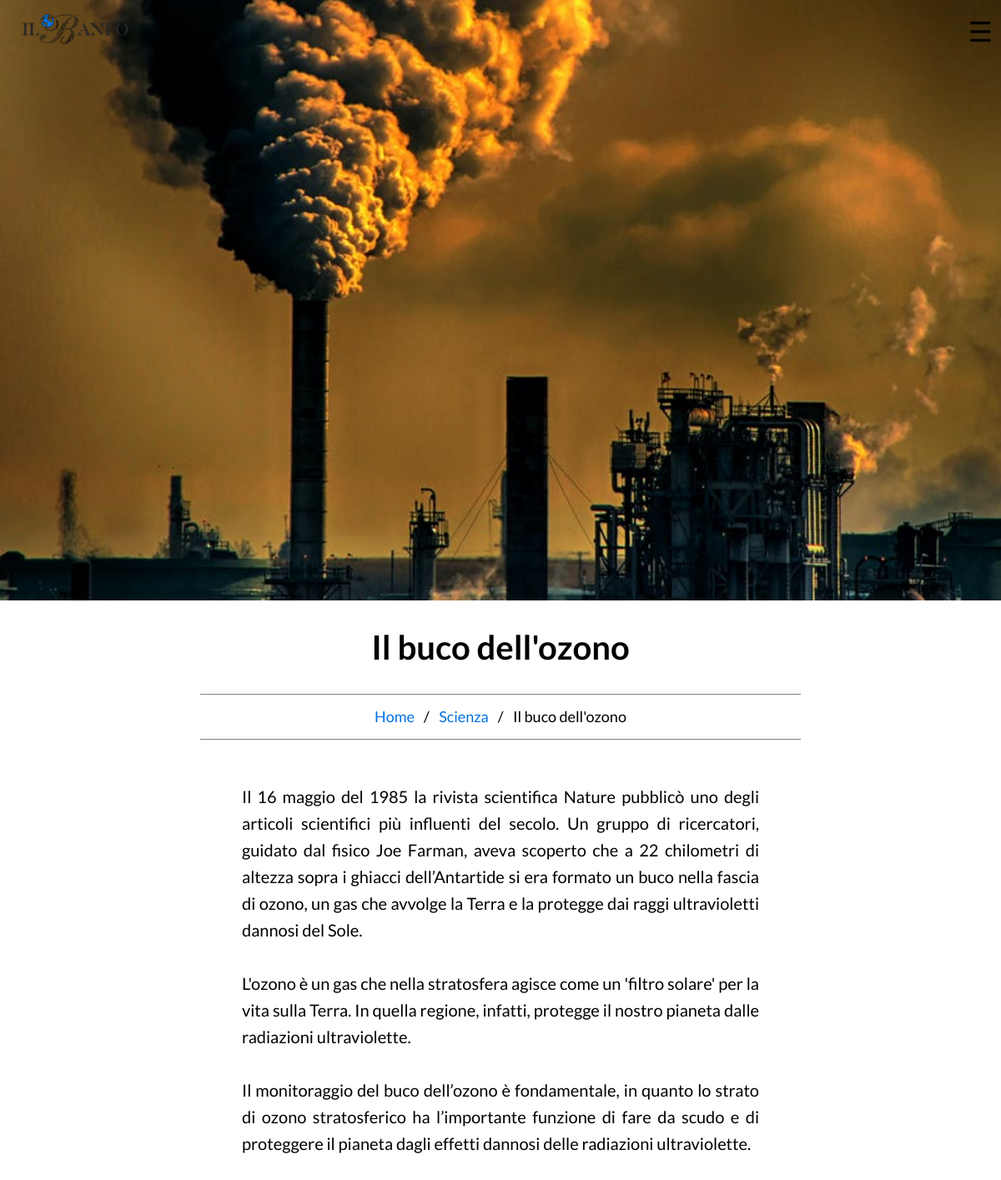
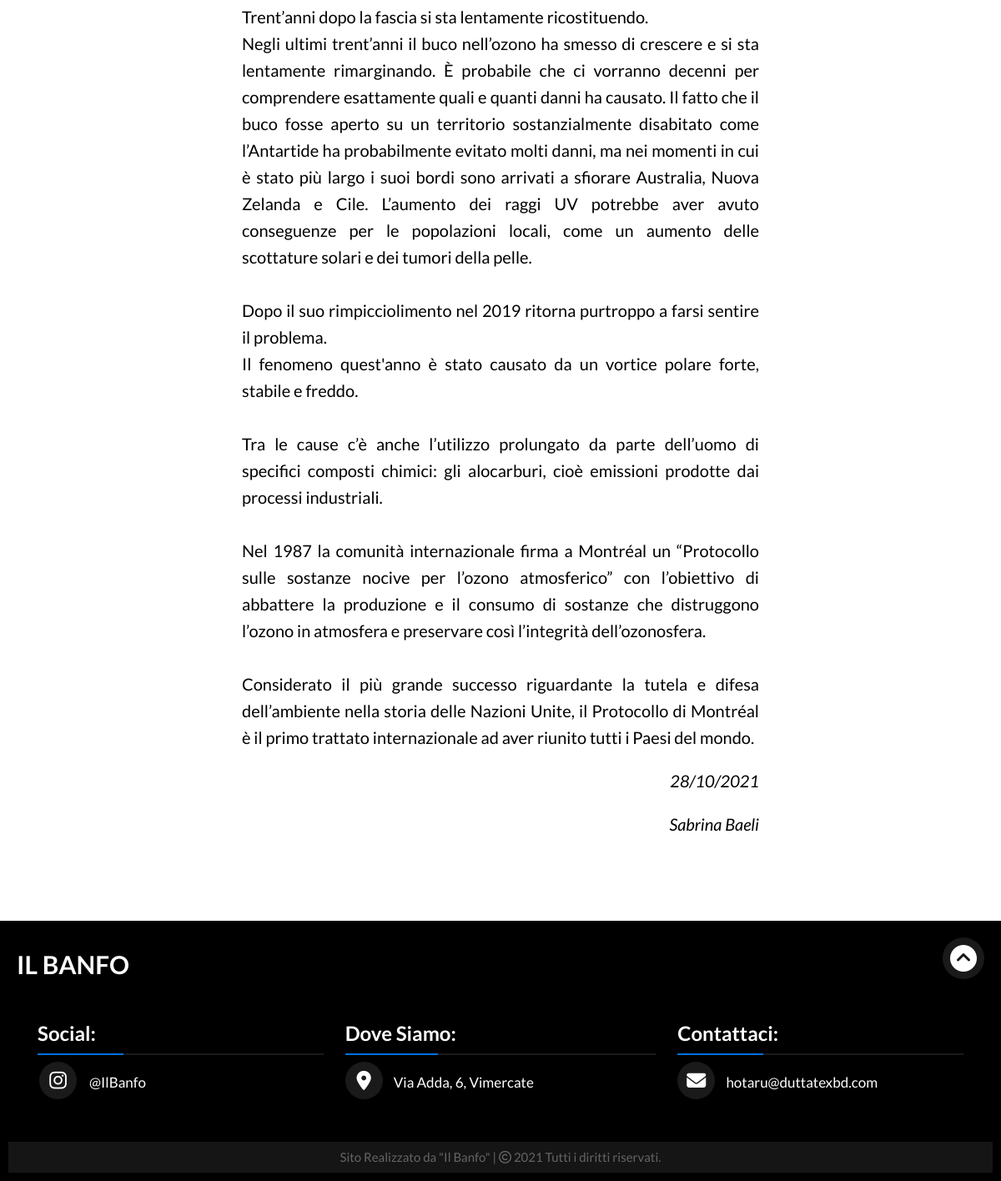
The page /pagine/articolo.php?articolo=59 on the database its author committed (2 pictures, top to bottom).
### tables this page shows
CREATE TABLE `articoli` (
  `codice_articolo` int(11) NOT NULL,
  `data` date NOT NULL,
  `autore` int(11) NOT NULL,
  `autore2` int(11) DEFAULT NULL,
  `argomento` varchar(50) NOT NULL
);

CREATE TABLE `redazione` (
  `codice` int(11) NOT NULL,
  `nome` varchar(50) NOT NULL,
  `cognome` varchar(50) NOT NULL,
  `classe` varchar(50) NOT NULL,
  `professione` varchar(50) NOT NULL,
  `attivo` tinyint(1) NOT NULL DEFAULT 1
);

### htdocs/pagine/articolo.php (the view, shortened to what this page needs)
<!DOCTYPE html>
<html lang="en">
<head>
  <?php
   $cod = $_GET["articolo"];
  $conn = new mysqli("localhost","studente","pass_studente_banfi","banfo");
  $sql = "SELECT codice_articolo as codice, DATE_FORMAT(articoli.data, '%d/%m/%Y') as data, argomento, nome, cognome, autore
          FROM articoli JOIN redazione
          ON autore=codice
          WHERE codice_articolo = $cod";
  $ris = $conn->query($sql) or die("<p>Query fallita! ".$conn->error."</p>");
  if ($ris->num_rows > 0) {
    while($row = $ris->fetch_assoc()) {
        $articolo = fopen("../articoli/".$row["codice"].".txt", "r");
        $titolo = fgets($articolo);
        $testo = fread($articolo, filesize("../articoli/".$row["codice"].".txt"));
   ?>
  <link rel="stylesheet" href="https://cdnjs.cloudflare.com/ajax/libs/normalize/8.0.1/normalize.min.css">
  <link rel="stylesheet" href="https://unpkg.com/swiper/swiper-bundle.min.css">
  <link rel="stylesheet" href="../css/style.css">
</head>
<body>
  <div class="cont_menu">
      <div class="header_menu clearfix">
        <div class="menu_logo">
          <a href="../index.php"><img src="../immagini/ilbanfotipo.png" alt=""></a>
        </div>
        <div class="menu_hamburger">
          <span onclick="openNav()">&#9776;</span>
        </div>
      </div>
  </div>
<?php
          echo "
                <div class='contenitore_articolo_pagina'>
                <div class='immagine_del_mio_articolo'>
                  <img src='../immagini/".$row["codice"].".jpg'>
                </div>
                <div class='cont_titolo_articolo'>
                  <h2 class='med-text text-bold'>".$titolo."</h2>
                </div>
                <div class='intestazione_del_mio_articolo'>
                  <ul class='breadcrumb'>
                  <li><a href='../index.php'>Home</a></li>
                    <li><a href='argomento.php?argomento=".$row["argomento"]."'>".$row["argomento"]."</a></li>
                    <li>".$titolo."</li>
                  </ul>
                </div>
                <div class='testi_del_mio_articolo'>
                  <div class='cont_testo'>
                    <p class='normal-text'>".nl2br($testo)."</p>
                    <div class='data_e_firma'>
                      <p class='normal-text'>".$row["data"]."</p>
                    <a href='membro.php?membro=".$row["autore"]."'><p class='normal-text'>".$row["nome"]." ".$row["cognome"]."</p></a>";
                    ?>
                  <?php
                  echo"
                    </div>
                  </div>
                </div>
              </div>
          ";
  }
}
?>
<div class="wrapper">
    <div class="nested0">
      <div class="title">
        <h2>IL BANFO</h2>
      </div>
      <div class="arrow">
        <a class="smooth" href="#goHere"><span class="fas fa-chevron-circle-up"></span></a>
        </div>
      </div>
      <div class="left card">
        <h2  class="tw">Social:</h2>
        <div class="foot__conn">
          <div class="social">
            <a target="_blank" href="https://www.instagram.com/ilbanfo/"><span class="fab fa-instagram fa-2x"></span></a>
            <span class="text">@IlBanfo</span>
          </div>
        </div>
      </div>
      <div class="center card">
        <h2  class="tw">Dove Siamo:</h2>
        <div class="foot__conn">
          <div class="place">
            <a target="_blank" href="https://goo.gl/maps/3iN3kXD4J7tHWehG7"><span class="fas fa-map-marker-alt"></span></a>
            <span class="text">Via Adda, 6, Vimercate</span>
          </div>
        </div>
      </div>
      <div class="right card">
        <h2 class="tw">Contattaci:</h2>
        <div class="foot__conn">
          <div class="email">
            <a target="_blank" href="mailto:hotaru@duttatexbd.com"> <span class="fas fa-envelope"></span></a>
              <span class="text">hotaru@duttatexbd.com</span>
          </div>
        </div>
      </div>
      <div class="bottom">
     <span class="credit">Sito Realizzato da "Il Banfo" | </span>
     <span class="far fa-copyright"></span><span> 2021 Tutti i diritti riservati.</span>
    </div>
  </div>
</body>
</html>

### htdocs/css/style.css (style rules this page uses)
body { font-family: 'Lato', sans-serif; font-size: 16px; }
a { text-decoration: none; }
h1, h2, h3, h4, h5, p { color: #000; }
p { line-height: 25px; font-weight: 400; }
.med-text { font-size: 40px; }
.normal-text { font-size: 20px; line-height: 1.6; }
.text-bold { font-weight: bold; }
.tw { color: #fff; }
.header_menu { position: fixed; z-index: 100; top: 0; left: 50%; transform: translateX(-50%); display: flex; align-items: center; justify-content: left; width: 100%; max-width: 1200px; height: 70px; background-color: transparent; }
.menu_logo { width: 50px; justify-self: left; height: 100%; }
.menu_logo img { display: block; height: 100%; width: auto; padding: 10px 15px; }
.menu_hamburger { margin-left: auto; font-size: 33px; height: 75%; cursor: pointer; padding: 10px; }
.wrapper { margin-top: 100px; display: grid; grid-template-columns: repeat(3, 1fr); background: #000; grid-gap: 1em; padding: 10px; }
.nested0 { display: grid; grid-template-columns: repeat(2, 1fr); grid-column: 1/4; grid-row: 1; grid-gap: 0.5em; }
.title { grid-row: 1; grid-column: 1; justify-self: start; align-self: start; margin-left: 10px; margin-bottom: -60px; }
.title h2 { color: white; font-size: 30px; }
.arrow { padding: 10px; grid-row: 1; grid-column: 2; justify-self: end; align-self: center; }
.arrow .fas { font-size: 2rem; background: #1a1a1a; color: white; height: 50px; width: 50px; line-height: 50px; text-align: center; border-radius: 100%; transition: 0.3s; cursor: pointer; }
.left { grid-column: 1; grid-row: 2; padding: 5px; margin-left: 30px; }
.left .foot__conn .text { font-size: 1.0625rem; color: white; font-weight: 500; padding-left: 10px; }
.left .foot__conn .social { margin: 20px 0 0 0; }
.left .foot__conn .social a { padding: 0 2px; }
.left .foot__conn .social a span { height: 45px; width: 45px; background: #1a1a1a; line-height: 45px; text-align: center; border-radius: 50%; transition: 0.3s; }
.left .foot__conn .fab { font-size: 1.475rem; background: #1a1a1a; color: white; height: 45px; width: 45px; line-height: 45px; text-align: center; transition: 0.3s; cursor: pointer; }
.center { grid-column: 2; grid-row: 2; padding: 5px; }
.center .foot__conn .fas { font-size: 1.4375rem; background: #1a1a1a; color: white; height: 45px; width: 45px; line-height: 45px; text-align: center; border-radius: 50%; transition: 0.3s; cursor: pointer; }
.center .foot__conn .text { font-size: 1.0625rem; color: white; font-weight: 500; padding-left: 10px; }
.center .foot__conn .place { margin: 10px 0; }
.right { grid-column: 3; grid-row: 2; padding: 5px; margin-right: 30px; }
.right .foot__conn .fas { font-size: 1.4375rem; color: white; background: #1a1a1a; height: 45px; width: 45px; line-height: 45px; text-align: center; border-radius: 50%; transition: 0.3s; cursor: pointer; }
.right .foot__conn .text { font-size: 1.0625rem; color: white; font-weight: 500; padding-left: 10px; }
.bottom { grid-row: 3; grid-column: 1/4; text-align: center; padding: 10px; font-size: 0.9375rem; background: #151515; margin-top: 20px; }
.bottom span { color: #656565; }
.card .foot__conn { margin: 20px 0 0 0; position: relative; }
.card .foot__conn:before { position: absolute; content: ''; top: -10px; height: 2px; width: 100%; background: #1a1a1a; }
.card .foot__conn:after { position: absolute; content: ''; height: 2px; width: 30%; background: #0071e3; top: -10px; }
.immagine_del_mio_articolo { width: 100%; height: 90vh; overflow: hidden; }
.immagine_del_mio_articolo img { width: 100%; height: 100%; display: block; object-fit: cover; }
ul { padding-inline-start: 0; }
.cont_titolo_articolo { width: 60%; margin: 0 auto; padding: 0 50px; text-align: center; }
.cont_testo { width: 60%; margin: 0 auto; padding: 0 50px; text-align: center; text-align: justify; }
.intestazione_del_mio_articolo { width: 60%; margin: 0 auto; text-align: center; border-top: 1px solid gray; border-bottom: 1px solid gray; }
.breadcrumb { width: 100%; }
ul.breadcrumb li { display: inline; font-size: 18px; }
ul.breadcrumb li+li:before { padding: 8px; color: black; content: "/\00a0"; }
ul.breadcrumb li a { color: #0071e3; text-decoration: none; }
.data_e_firma { text-align: right; font-style: italic; }
.clearfix::after { visibility: hidden; display: block; font-size: 0; content: " "; clear: both; height: 0; }
*, *:before, *:after { -webkit-box-sizing: border-box; -moz-box-sizing: border-box; box-sizing: border-box; }

### rows shown on the page
articoli: titolo "Il buco dell'ozono", argomento "Scienza", codice_articolo "Il 16 maggio del 1985 la rivista scientifica Nature pubblicò uno degli articoli scientifici più influenti del secolo. Un gruppo di ricercatori, guidato dal fisico Joe Farman, aveva scoperto che a 22 chilometri di altezza sopra i ghiacci dell’Antartide si era formato un buco nella fascia di ozono, un gas che avvolge la Terra e la protegge dai raggi ultravioletti dannosi del Sole. L'ozono è un gas che nella stratosfera agisce come un 'filtro solare' per la vita sulla Terra. In quella regione, infatti, protegge il nostro pianeta dalle radiazioni ultraviolette. Il monitoraggio del buco dell’ozono è fondamentale, in quanto lo strato di ozono stratosferico ha l’importante funzione di fare da…", data "28/10/2021", autore.nome "Sabrina", autore.cognome "Baeli"
